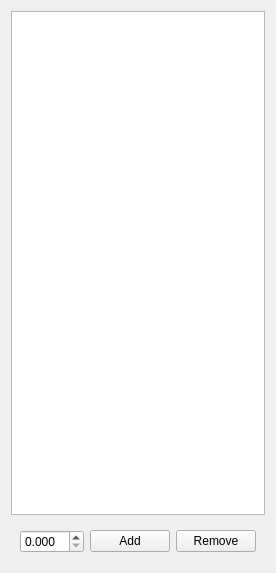
<?xml version="1.0" encoding="UTF-8"?>
<ui version="4.0">
 <class>KnownNoise</class>
 <widget class="QWidget" name="KnownNoise">
  <property name="geometry">
   <rect>
    <x>0</x>
    <y>0</y>
    <width>276</width>
    <height>573</height>
   </rect>
  </property>
  <property name="windowTitle">
   <string>Known noises</string>
  </property>
  <layout class="QVBoxLayout" name="verticalLayout">
   <item>
    <widget class="QTableWidget" name="tableWidget"/>
   </item>
   <item>
    <widget class="QWidget" name="widget" native="true">
     <layout class="QHBoxLayout" name="horizontalLayout">
      <item>
       <widget class="QDoubleSpinBox" name="period">
        <property name="decimals">
         <number>3</number>
        </property>
       </widget>
      </item>
      <item>
       <widget class="QPushButton" name="add">
        <property name="text">
         <string>Add</string>
        </property>
       </widget>
      </item>
      <item>
       <widget class="QPushButton" name="remove">
        <property name="text">
         <string>Remove</string>
        </property>
       </widget>
      </item>
     </layout>
    </widget>
   </item>
  </layout>
 </widget>
 <resources/>
 <connections/>
</ui>
